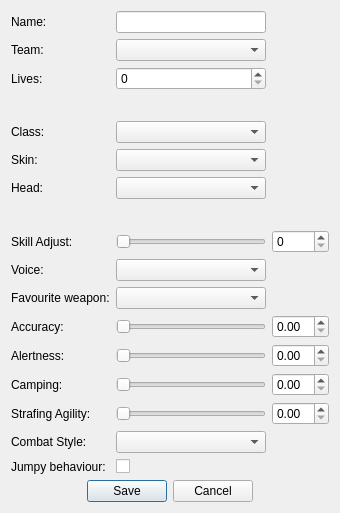
<?xml version="1.0" encoding="UTF-8"?>
<ui version="4.0">
 <class>PawnEditor</class>
 <widget class="QDialog" name="PawnEditor">
  <property name="geometry">
   <rect>
    <x>0</x>
    <y>0</y>
    <width>325</width>
    <height>513</height>
   </rect>
  </property>
  <property name="windowTitle">
   <string>Dialog</string>
  </property>
  <property name="windowIcon">
   <iconset resource="RosterResources.qrc">
    <normaloff>:/images/icon</normaloff>:/images/icon</iconset>
  </property>
  <layout class="QVBoxLayout" name="verticalLayout">
   <item>
    <layout class="QGridLayout" name="gridLayout">
     <item row="10" column="0">
      <widget class="QLabel" name="lbFavouriteWeapon">
       <property name="text">
        <string>Favourite weapon:</string>
       </property>
      </widget>
     </item>
     <item row="2" column="0">
      <widget class="QLabel" name="lbLives">
       <property name="text">
        <string>Lives:</string>
       </property>
      </widget>
     </item>
     <item row="1" column="0">
      <widget class="QLabel" name="lbTeam">
       <property name="text">
        <string>Team:</string>
       </property>
      </widget>
     </item>
     <item row="5" column="1">
      <widget class="QComboBox" name="cbSkins">
       <property name="minimumSize">
        <size>
         <width>150</width>
         <height>0</height>
        </size>
       </property>
      </widget>
     </item>
     <item row="5" column="0">
      <widget class="QLabel" name="lbSkin">
       <property name="text">
        <string>Skin:</string>
       </property>
      </widget>
     </item>
     <item row="1" column="1">
      <widget class="QComboBox" name="cbTeam"/>
     </item>
     <item row="6" column="0">
      <widget class="QLabel" name="lbFace">
       <property name="text">
        <string>Head:</string>
       </property>
      </widget>
     </item>
     <item row="2" column="1">
      <widget class="QSpinBox" name="sbLives"/>
     </item>
     <item row="4" column="0">
      <widget class="QLabel" name="lbClass">
       <property name="text">
        <string>Class:</string>
       </property>
      </widget>
     </item>
     <item row="4" column="1">
      <widget class="QComboBox" name="cbClasses">
       <property name="sizePolicy">
        <sizepolicy hsizetype="Preferred" vsizetype="Fixed">
         <horstretch>0</horstretch>
         <verstretch>0</verstretch>
        </sizepolicy>
       </property>
       <property name="minimumSize">
        <size>
         <width>150</width>
         <height>0</height>
        </size>
       </property>
      </widget>
     </item>
     <item row="5" column="2">
      <spacer name="horizontalSpacer_5">
       <property name="orientation">
        <enum>Qt::Horizontal</enum>
       </property>
       <property name="sizeHint" stdset="0">
        <size>
         <width>37</width>
         <height>17</height>
        </size>
       </property>
      </spacer>
     </item>
     <item row="0" column="0">
      <widget class="QLabel" name="lbName">
       <property name="text">
        <string>Name:</string>
       </property>
      </widget>
     </item>
     <item row="8" column="0">
      <widget class="QLabel" name="lbSkillAdjust">
       <property name="text">
        <string>Skill Adjust:</string>
       </property>
      </widget>
     </item>
     <item row="8" column="2">
      <widget class="QSpinBox" name="sbSkillAdjust"/>
     </item>
     <item row="8" column="1">
      <widget class="QSlider" name="hsSkillAdjust">
       <property name="pageStep">
        <number>1</number>
       </property>
       <property name="orientation">
        <enum>Qt::Horizontal</enum>
       </property>
      </widget>
     </item>
     <item row="6" column="1">
      <widget class="QComboBox" name="cbFaces">
       <property name="minimumSize">
        <size>
         <width>150</width>
         <height>0</height>
        </size>
       </property>
      </widget>
     </item>
     <item row="3" column="1">
      <spacer name="verticalSpacer">
       <property name="orientation">
        <enum>Qt::Vertical</enum>
       </property>
       <property name="sizeHint" stdset="0">
        <size>
         <width>20</width>
         <height>40</height>
        </size>
       </property>
      </spacer>
     </item>
     <item row="7" column="1">
      <spacer name="verticalSpacer_2">
       <property name="orientation">
        <enum>Qt::Vertical</enum>
       </property>
       <property name="sizeHint" stdset="0">
        <size>
         <width>20</width>
         <height>40</height>
        </size>
       </property>
      </spacer>
     </item>
     <item row="9" column="1">
      <widget class="QComboBox" name="cbVoice"/>
     </item>
     <item row="10" column="1">
      <widget class="QComboBox" name="cbFavouriteWeapon"/>
     </item>
     <item row="9" column="0">
      <widget class="QLabel" name="lbVoice">
       <property name="text">
        <string>Voice:</string>
       </property>
      </widget>
     </item>
     <item row="11" column="0">
      <widget class="QLabel" name="lbAccuracy">
       <property name="text">
        <string>Accuracy:</string>
       </property>
      </widget>
     </item>
     <item row="11" column="1">
      <widget class="QSlider" name="hsAccuracy">
       <property name="orientation">
        <enum>Qt::Horizontal</enum>
       </property>
      </widget>
     </item>
     <item row="11" column="2">
      <widget class="QDoubleSpinBox" name="dspAccuracy">
       <property name="singleStep">
        <double>0.010000000000000</double>
       </property>
      </widget>
     </item>
     <item row="12" column="2">
      <widget class="QDoubleSpinBox" name="dspAlertness"/>
     </item>
     <item row="15" column="1">
      <widget class="QComboBox" name="cbCombatStyle"/>
     </item>
     <item row="13" column="1">
      <widget class="QSlider" name="hsCamping">
       <property name="orientation">
        <enum>Qt::Horizontal</enum>
       </property>
      </widget>
     </item>
     <item row="14" column="2">
      <widget class="QDoubleSpinBox" name="dspStrafingAgility"/>
     </item>
     <item row="13" column="2">
      <widget class="QDoubleSpinBox" name="dspCamping"/>
     </item>
     <item row="14" column="1">
      <widget class="QSlider" name="hsStrafingAgility">
       <property name="orientation">
        <enum>Qt::Horizontal</enum>
       </property>
      </widget>
     </item>
     <item row="13" column="0">
      <widget class="QLabel" name="lbCamping">
       <property name="text">
        <string>Camping:</string>
       </property>
      </widget>
     </item>
     <item row="14" column="0">
      <widget class="QLabel" name="lbStrafingAgility">
       <property name="text">
        <string>Strafing Agility:</string>
       </property>
      </widget>
     </item>
     <item row="12" column="0">
      <widget class="QLabel" name="lbAlertness">
       <property name="text">
        <string>Alertness:</string>
       </property>
      </widget>
     </item>
     <item row="12" column="1">
      <widget class="QSlider" name="hsAlertness">
       <property name="orientation">
        <enum>Qt::Horizontal</enum>
       </property>
      </widget>
     </item>
     <item row="15" column="0">
      <widget class="QLabel" name="lbCombatStyle">
       <property name="text">
        <string>Combat Style:</string>
       </property>
      </widget>
     </item>
     <item row="0" column="1">
      <widget class="QLineEdit" name="leName"/>
     </item>
     <item row="16" column="0">
      <widget class="QLabel" name="lbJumpy">
       <property name="text">
        <string>Jumpy behaviour:</string>
       </property>
      </widget>
     </item>
     <item row="16" column="1">
      <widget class="QCheckBox" name="chbJumpy">
       <property name="text">
        <string/>
       </property>
      </widget>
     </item>
    </layout>
   </item>
   <item>
    <spacer name="verticalSpacer_3">
     <property name="orientation">
      <enum>Qt::Vertical</enum>
     </property>
     <property name="sizeHint" stdset="0">
      <size>
       <width>20</width>
       <height>12</height>
      </size>
     </property>
    </spacer>
   </item>
   <item>
    <layout class="QHBoxLayout" name="horizontalLayout_3">
     <item>
      <spacer name="horizontalSpacer_3">
       <property name="orientation">
        <enum>Qt::Horizontal</enum>
       </property>
       <property name="sizeHint" stdset="0">
        <size>
         <width>40</width>
         <height>20</height>
        </size>
       </property>
      </spacer>
     </item>
     <item>
      <widget class="QPushButton" name="btnSave">
       <property name="text">
        <string>Save</string>
       </property>
      </widget>
     </item>
     <item>
      <widget class="QPushButton" name="btnCancel">
       <property name="text">
        <string>Cancel</string>
       </property>
      </widget>
     </item>
     <item>
      <spacer name="horizontalSpacer_4">
       <property name="orientation">
        <enum>Qt::Horizontal</enum>
       </property>
       <property name="sizeHint" stdset="0">
        <size>
         <width>40</width>
         <height>20</height>
        </size>
       </property>
      </spacer>
     </item>
    </layout>
   </item>
  </layout>
 </widget>
 <resources>
  <include location="RosterResources.qrc"/>
 </resources>
 <connections/>
</ui>
